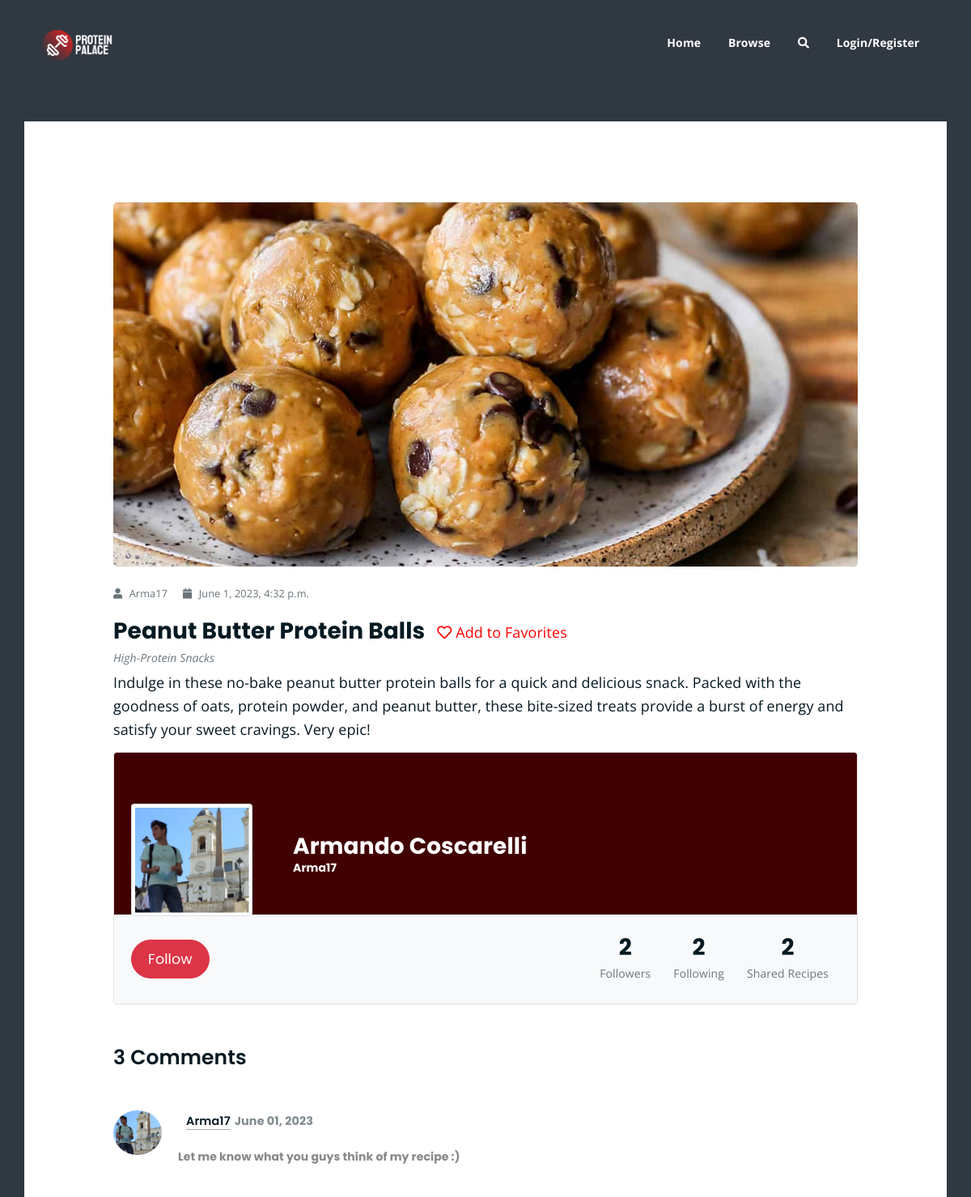
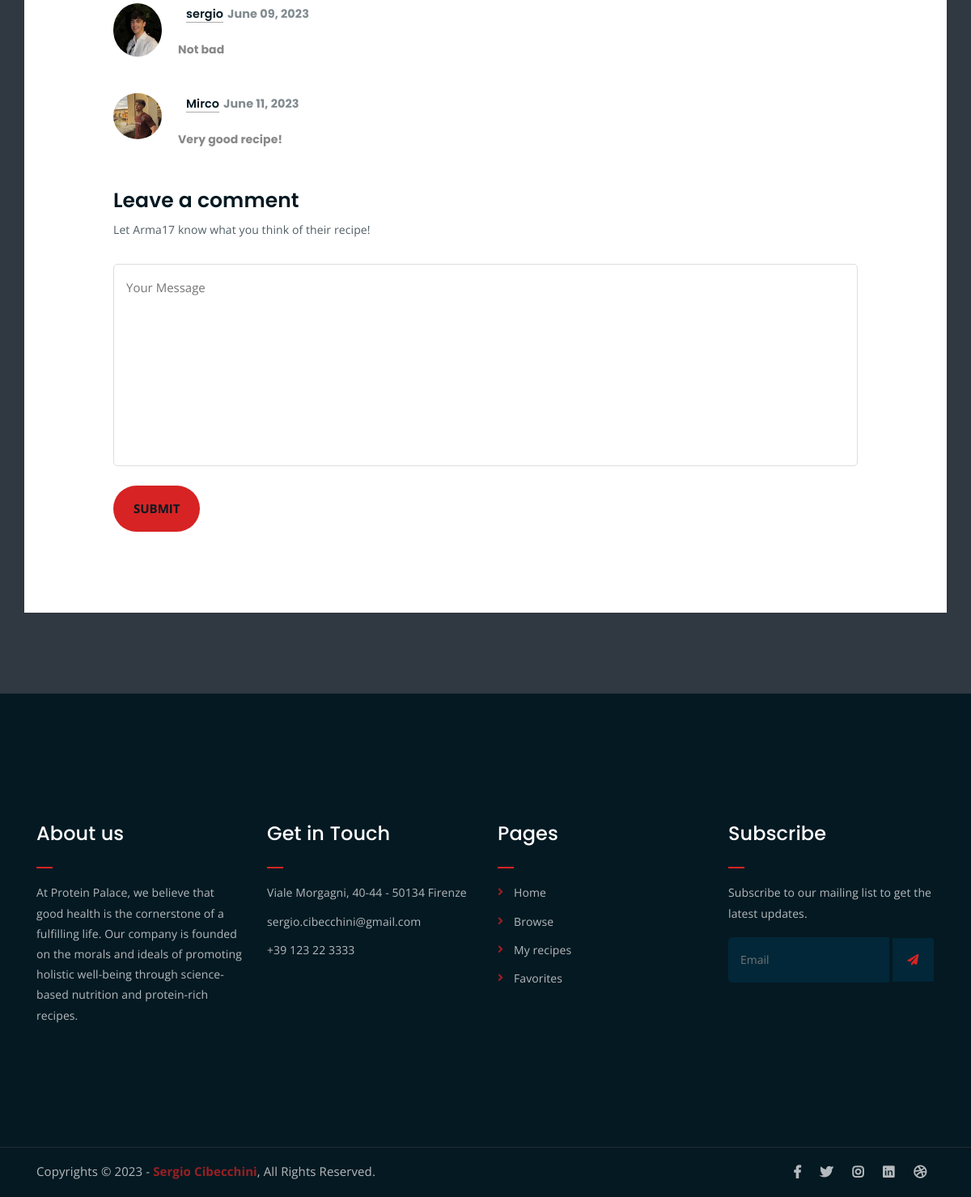
The page /recipe/9/ on the database its author committed (2 pictures, top to bottom).
### ProteinPalaceApp/models.py (models this page shows, shortened)
class Recipe(models.Model):
    user = models.ForeignKey(User, on_delete=models.SET_NULL, null=True)
    name = models.CharField(max_length=255)
    image = models.ImageField(upload_to=recipe_image_filename)
    description = models.TextField()
    category = models.ForeignKey('Category', on_delete=models.CASCADE)
    comments = models.ManyToManyField('Comment', blank=True)
    createdAt = models.DateTimeField(auto_now_add=True)
    updatedAt = models.DateTimeField(auto_now=True)

class Category(models.Model):
    name = models.CharField(max_length=255)
    def __str__(self):
        return self.name

class UserProfile(models.Model):
    user = models.OneToOneField(User, on_delete=models.CASCADE)
    following = models.ManyToManyField(User, related_name='followers', blank=True)
    favouriteRecipes = models.ManyToManyField('Recipe')
    profilePicture = models.ImageField(upload_to=user_profile_picture_filename, blank=True)
    createdAt = models.DateTimeField(auto_now_add=True)
    updatedAt = models.DateTimeField(auto_now=True)

class Comment(models.Model):
    user = models.ForeignKey(User, on_delete=models.CASCADE)
    content = models.TextField()
    postedAt = models.DateTimeField(auto_now_add=True)

### ProteinPalaceApp/views.py (the view, shortened to what this page needs)
# urls.py: path('recipe/<int:pk>/', views.RecipeDetailView.as_view(template_name = "single-recipe.html"), name = 'recipe-detail'),
class RecipeDetailView(DetailView):
    model = Recipe
    template_name = 'single-recipe.html'

### templates/single-recipe.html (shortened to what this page needs)
{% extends 'index.html' %}
{% load static %}
{% block content %}
	<div class="pt-150 pb-100" style = "background-color: var(--website-background);" >
		<div class="container">
			<div class="row pt-100 pb-100"  style = "background-color:white" >
				<div class="col-lg-10 mx-auto">
					<div class="single-article-section">
						<div class="single-article-text">
							<div class="single-artcile-bg" style="background-image: url('{{ recipe.image.url }}');"></div>
							<p class="blog-meta">
								<span class="author"><i class="fas fa-user"></i> {{ object.user}}</span>
								<span class="date"><i class="fas fa-calendar"></i> {{ object.updatedAt }}</span>
							</p>
							<div class="d-flex align-items-center">
								<h3 class="d-inline">{{ object.name }}</h3>
								<form action="{% url 'recipe-detail' object.pk %}" class= "mb-3 ml-1" method="POST">
									{% if request.user.is_authenticated %}
									  {% if object in request.user.userprofile.favouriteRecipes.all %}
										<button type="submit" name="unfavorite" class="btn btn-link" style="color: red;font-size: 18px;">
										  <i class="fas fa-heart"></i> Remove from Favorites
										</button>
									  {% else %}
										<button type="submit" name="favorite" class="btn btn-link" style="color: red; font-size: 18px;">
										  <i class="far fa-heart"></i> Add to Favorites
										</button>
									  {% endif %}
									{% else %}
									  <a href="{% url 'login' %}" class="btn btn-link" style="color: red;font-size: 18px;">
										<i class="far fa-heart"></i> Add to Favorites
									  </a>
									{% endif %}
								  </form>
							</div>
							<div class= "float-left font-italic text-muted" style="margin-top: -15px;"> {{ object.category }}</div>
							<p class="pt-3 " style="font-size: 18px;">
								{{ object.description }}
							</p>
						</div>
						<div>
								<div class="py-12 mt-3">
								  <div class="row d-flex justify-content-center align-items-center">
									<div class="col col-lg-12 col-xl-12">
									  <div class="card">
										<div class="rounded-top text-white d-flex flex-row" style="background-color: #410001; height:200px;">
											<a href="{% url 'profile' object.user.username %}">
											<div class=" ml-4 ms-4 mt-5 d-flex flex-column" style="width: 200px;">
											  {% if object.user.userprofile.profilePicture %}
											  <img src="{{ object.user.userprofile.profilePicture.url }}"
											  alt="Profile Picture"
											  class="img-fluid img-thumbnail mt-4 mb-2"
											  style="width: 150px; z-index: 1">
											  {% else %}
											  <img src="{% static 'img/placeholder.webp' %}"
											  alt="Profile Picture"
											  class="img-fluid img-thumbnail mt-4 mb-2 ml-4"
											  style="width: 150px; z-index: 1">
											  {% endif %}
										  </div>
										  </a>
										  <div class="ms-3" style="margin-top: 100px;">
											<a href="{% url 'profile' object.user.username %}">
												<h3 style="color:white;">{{ object.user.first_name }} {{ object.user.last_name }}</h5>
											</a>
											<a href="{% url 'profile' object.user.username %}">
												<h6 style="color:white;">{{ object.user.username }}</h6>
											</a>
										  </div>
										</div>
										<div class="p-4 text-black" style="background-color: #f8f9fa;">
										  <div class="d-flex justify-content-between text-center py-1">
											<div class="d-flex align-items-center">
												{% if request.user.is_authenticated %}
												{% if recipe.user in request.user.userprofile.following.all %}
													<form method="post">
														{% csrf_token %}
														<button type="submit" class="btn boxed-btn mr-1 btn-outline-danger  btn-lg" name="unfollow">Unfollow</button>
													</form>
												{% else %}
													<form method="post">
														{% csrf_token %}
														<button type="submit" class="btn boxed-btn mr-1 btn-outline-danger active btn-lg" name="follow">Follow</button>
													</form>
												{% endif %}
												{% else %}
												<a href="{% url 'login' %}" class="btn boxed-btn mr-1 btn-outline-danger active btn-lg">Follow</a>
												{% endif %}
											</div>
											<div class="ml-auto d-flex">
											  <div class="px-3">
												<p class="mb-1 h3">{{ object.user.userprofile.user.followers.count }}</p>
												<p class="medium text-muted mb-0">Followers</p>
											  </div>
											  <div class="px-3">
												<p class="mb-1 h3">{{ object.user.userprofile.following.count }}</p>
												<p class="medium text-muted mb-0">Following</p>
											  </div>
											  <div class="px-3">
												<p class="mb-1 h3">{{ object.user.recipe_set.count }}</p>
												<p class="medium text-muted mb-0">Shared Recipes</p>
											  </div>
											</div>
										  </div>
										</div>
									</div>
								</div>
						</div>
						<div class="comments-list-wrap">
							<h3 class="comment-count-title">{{ recipe.comments.count }} Comments</h3>
							<div class="comment-list">
								{% for comment in recipe.comments.all %}
								<div class="single-comment-body">
									<div class="comment-user-avater">
										<a href="{% url 'profile' comment.user.username %}">
											<img src="{{ comment.user.userprofile.profilePicture.url }}" alt="Profile Picture">
										</a>
									</div>
									<div class="comment-text-body">
										<h4> <a href="{% url 'profile' comment.user.username %}">{{ comment.user.username }}</a><span class="comment-date">{{ comment.postedAt|date:"F d, Y" }}</span> </h4>
										<p class="h6">{{ comment.content }}</p>
									</div>
								</div>
								{% endfor %}
							</div>
						</div>
						<div class="comment-template">
							<h4>Leave a comment</h4>
							<p>Let {{ object.user.username }} know what you think of their recipe!</p>
							<form method="POST" action="{% url 'comment-create' %}">
								<p><textarea name="content" cols="30" rows="10" placeholder="Your Message"></textarea></p>
								<p><input type="submit" value="Submit"></p>
							</form>
						</div>
					</div>
				</div>
			</div>
		</div>
	</div>
</div>
</div>
{% endblock %}

### static/styles/main.css (style rules this page uses)
:root { --website-accents: #D72323; --website-hover: #F2F2F2; --website-background: #303841; --website-text: #EEEEEE; --website-touches: #3A4750; }
html { font-size: 14px; font-weight: 400; line-height: 28px; height: 100%; }
body { font-family: "Open Sans", sans-serif; font-weight: 400; font-size: 1rem; letter-spacing: 0.1px; line-height: 1.8; color: var(--website-background); overflow-x: hidden; }
body img { max-width: 100%; }
a { cursor: pointer; text-decoration: none; -webkit-transition: all 0.2s ease-in-out; -o-transition: all 0.2s ease-in-out; transition: all 0.2s ease-in-out; }
h1, .h1, h2, .h2, h3, .h3, h4, .h4, h5, .h5, h6, .h6 { font-family: "Poppins", sans-serif; font-weight: 700; margin: 0 0 1.25rem 0; color: #051922; }
h1:last-child, .h1:last-child, h2:last-child, .h2:last-child, h3:last-child, .h3:last-child, h4:last-child, .h4:last-child, h5:last-child, .h5:last-child, h6:last-child, .h6:last-child { margin: 0; }
h3, .h3 { font-size: 2rem; font-weight: 700; line-height: 2.25rem; }
h4, .h4 { font-size: 1.5rem; font-weight: 700; line-height: 1.75rem; }
h6, .h6 { font-size: 1rem; font-weight: 700; line-height: 1.5rem; }
p { font-family: "Open Sans", sans-serif; font-weight: 400; font-size: 1rem; letter-spacing: 0.1px; line-height: 1.8; color: #051922; margin: 0 0 1.25rem 0; }
p:last-child { margin: 0; }
.pt-100 { padding-top: 100px; }
.pb-100 { padding-bottom: 100px; }
.pt-150 { padding-top: 150px; }
a.boxed-btn { font-family: 'Poppins', sans-serif; display: inline-block; background-color: var(--website-accents); color: #fff; padding: 10px 20px; }
a.boxed-btn, a.bordered-btn, a.cart-btn { border-radius: 50px; }
a.boxed-btn { -webkit-transition: 0.3s; -o-transition: 0.3s; transition: 0.3s; }
input[type="submit"] { -webkit-transition: 0.3s; -o-transition: 0.3s; transition: 0.3s; border-radius: 50px !important; }
.comment-text-body h4 a { -webkit-transition: 0.3s; -o-transition: 0.3s; transition: 0.3s; }
html, body { height: 100%; }
input[type="submit"] { background-color: var(--website-accents); color: #051922; font-weight: 700; text-transform: uppercase; font-size: 15px; border: none !important; cursor: pointer; padding: 15px 25px; border-radius: 3px; }
p.blog-meta span { margin-right: 15px; opacity: 0.6; color: #051922; font-size: 0.85em; }
p.blog-meta span:last-child { margin-right: 0; }
p.blog-meta span i { margin-right: 5px; }
.single-artcile-bg { height: 450px; }
.single-artcile-bg { background-size: cover; background-position: center; background-color: #ddd; border-radius: 5px; margin-bottom: 20px; }
.single-article-text p { font-size: 15px; line-height: 1.6; color: #051922; }
.comments-list-wrap { margin: 50px 0; }
.comments-list-wrap h3 { font-size: 25px; font-weight: 600; margin-bottom: 50px; }
.comment-template h4 { font-size: 25px; font-weight: 600; margin-bottom: 50px; }
.single-comment-body { position: relative; }
.comment-user-avater { position: absolute; left: 0; top: 0; }
.comment-user-avater img { width: 60px; max-width: 60px; border-radius: 50%; }
.comment-text-body { padding-left: 80px; margin-bottom: 40px; }
.comment-text-body h4 { font-size: 18px; font-weight: 600; }
span.comment-date { opacity: 0.5; font-size: 80%; font-weight: 700; margin-left: 5px; }
.comment-text-body h4 a { color: #051922; font-size: 80%; margin-left: 10px; border-bottom: 1px solid #aaa; }
.comment-text-body p { color: #888; line-height: 2; margin: 0; }
.comment-template h4 { margin-bottom: 10px; }
.comment-template > p { opacity: 0.7; margin-bottom: 30px; }
.comment-template form p textarea { border: 1px solid #ddd; padding: 15px; font-size: 15px; color: #051922; border-radius: 5px; height: 250px; resize: none; width: 100%; }

### rows shown on the page
Recipe: image (picture), user "Arma17", updatedAt "June 1, 2023, 4:32 p.m.", name "Peanut Butter Protein Balls", category "High-Protein Snacks", description "Indulge in these no-bake peanut butter protein balls for a quick and delicious snack. Packed with the goodness of oats, protein powder, and peanut butter, these bite-sized treats provide a burst of energy and satisfy your sweet cravings. Very epic!", user.userprofile.profilePicture (picture), user.first_name "Armando", user.last_name "Coscarelli", user.username "Arma17", user.userprofile.user.followers.count "2", user.userprofile.following.count "2", user.recipe_set.count "2", comments.count "3"
Comment: user.userprofile.profilePicture (picture), user.username "Arma17", postedAt "June 01, 2023", content "Let me know what you guys think of my recipe :)"
Comment: user.userprofile.profilePicture (picture), user.username "sergio", postedAt "June 09, 2023", content "Not bad"
Comment: user.userprofile.profilePicture (picture), user.username "Mirco", postedAt "June 11, 2023", content "Very good recipe!"
